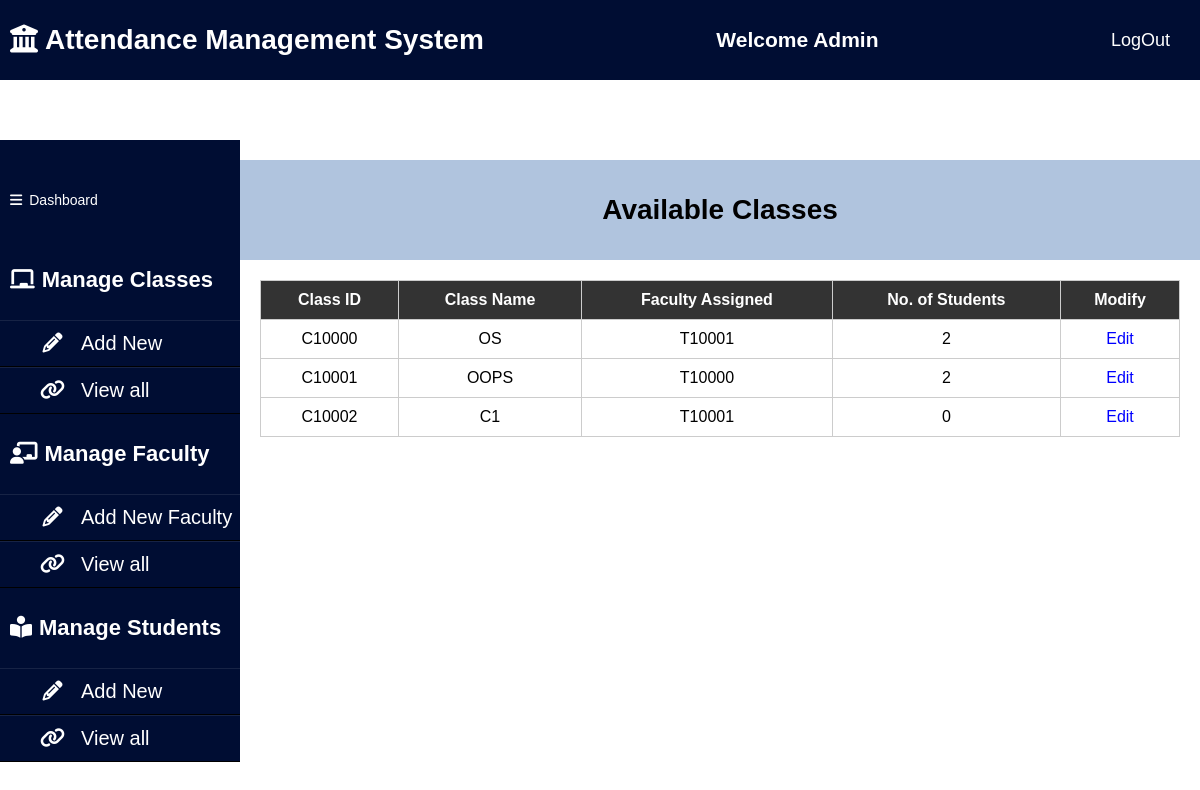
Before: /viewclass (signed in) with the older database file.
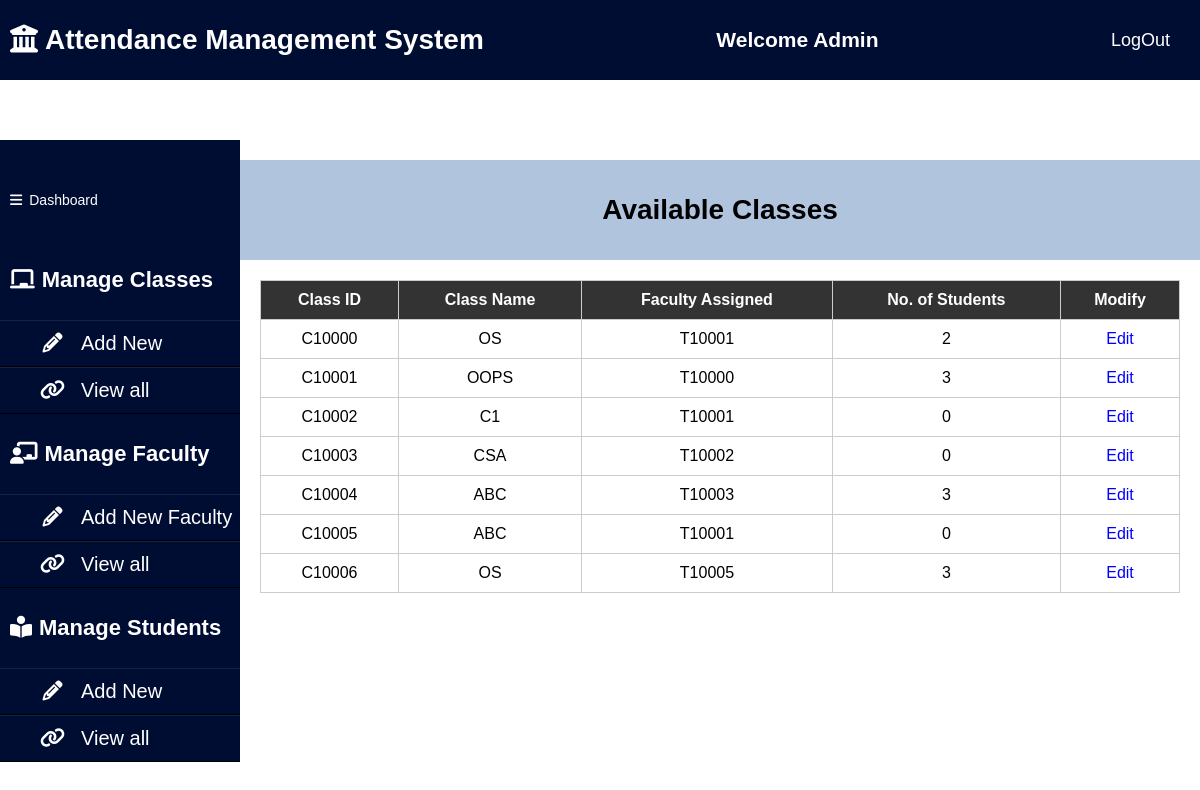
After: the same page with the newer database file.
### AMS_APP/models.py (models this page shows, shortened)
class Subject(models.Model):
    subject_id=models.CharField(max_length=15)
    subject_name=models.CharField(max_length=30)
    teacher_id=models.CharField(max_length=15)
    classes_held=models.IntegerField()
    number_of_students=models.IntegerField()
    class_info=models.TextField()

### AMS_APP/views.py (the view)
# urls.py: path('viewclass', views.viewclass, name='viewclass'),
def viewclass(request):
    if request.user.is_anonymous:
        return redirect("/")
    subject_list=(Subject.objects.all())
    return render(request, 'viewclass.html',
                  {'subject_list':subject_list})

### template/viewclass.html (shortened to what this page needs)
{% load static %}
<!DOCTYPE html>
<html lang="en">
<head>
    <link rel="stylesheet" href="https://cdnjs.cloudflare.com/ajax/libs/font-awesome/6.4.0/css/all.min.css">
    <link rel="stylesheet" type="text/css" href="{% static 'css/admindashboard.css'%}">
</head>
<body>
    <header>
        <h1><i class="fas fa-university"></i>Attendance Management System</h1>
        <h2>Welcome Admin</h2>
        <a href="/logoutuser" class="btn">LogOut</a>
    </header>
    <aside>
        <header>
            <div>
                <i class="fas fa-bars"></i>Dashboard
            </div>
        </header>
        <ul>
            <li><h4><i class="fas fa-chalkboard"></i>Manage Classes</h4></li>
            <ul>
                <li><a href="/courseadd"><i class="fa fa-pencil fa-fw"></i>Add New</a></li>
                <li><a href="/viewclass"><i class="fa fa-link"></i>View all</a></li>
            </ul>
        </ul>
        <ul>
            <li><h4><i class="fas fa-chalkboard-teacher"></i>Manage Faculty</h4></li>
            <ul>
                <li><a href="/teacher"><i class="fa fa-pencil fa-fw"></i>Add New Faculty</a></li>
                <li><a href="/viewfaculty"><i class="fa fa-link"></i>View all</a></li>
            </ul>
        </ul>
        <ul>
            <li><h4><i class="fas fa-book-reader" aria-hidden="true"></i>Manage Students</h4></li>
            <ul>
                <li><a href="/addnewstudent"><i class="fa fa-pencil fa-fw"></i>Add New</a></li>
                <li><a href="/viewstudent"><i class="fa fa-link"></i>View all</a></li>
            </ul>
        </ul>
    </aside>
    <div class="content-container">
</head>
    <header id="topic">
        <h1>Available Classes</h1>
    </header>
    <main>
        <table id="class-table">
            <thead>
                <tr>
                    <th>Class ID</th>
                    <th>Class Name</th>
                    <th>Faculty Assigned</th>
                    <th>No. of Students</th>
                    <th>Modify</th>
                </tr>
            </thead>
            <tbody>
                {% for q in subject_list %}
						  <tr>
							<td>{{q.subject_id}}</td>
							<td>{{q.subject_name}}</td>
							<td>{{q.teacher_id}}</td>
                            <td>{{q.number_of_students}}</td>
							<td><a href="/class_mgmt/?subject_id={{ q.subject_id }}">Edit</a></td>
						  </tr>
						  {% endfor %}
            </tbody>
        </table>
    </main>
    </div>
</body>
</html>

### static/css/admindashboard.css (style rules this page uses)
* { padding : 0; margin : 0; box-sizing :border-box; list-style: none; text-decoration: none; }
aside { margin-top:60px; width: 20%; height: 100%; background: #000d33; float:left; padding-top:20px; }
aside ul a { display:block; width: 100%; line-height:45px; font-size: 20px; color: white; padding-left:40px; box-sizing: border-box; border-top: 1px solid rgba(225, 225, 225,.1); border-bottom: 1px solid black; }
aside ul a i { margin-right: 16px; }
aside ul li h4 { color: white; line-height: 60px; padding: 10px; font-size: 22px; }
header { background: #000d33; display: flex; justify-content: space-between; color: white; line-height: 60px; font-size: 14px; padding:10px; }
header a { color:white; font-size: 18px; text-decoration: none; padding-right: 20px; }
.content-container { width: 80%; float:right; margin-top:60px; padding-top:20px; }
i { margin-right: 7px; }

### template/viewclass.html (style rules this page uses)
body { font-family: Arial, sans-serif; margin: 0; padding: 0; }
header#topic { background-color: lightsteelblue; color: black; padding: 20px; justify-content: center; }
main { padding: 20px; }
table#class-table { width: 100%; border-collapse: collapse; }
table#class-table th, table#class-table td { border: 1px solid #ccc; padding: 10px; text-align: center; }
table#class-table th { background-color: #333; color: white; }
table#class-table td:last-child { text-align: center; }
table#class-table a { text-decoration: none; color: blue; }

Changed rows visible on the page:
changed Subject "OOPS": number_of_students "2" → "3"
added Subject: subject_id "C10003", subject_name "CSA", teacher_id "T10002", number_of_students "0"
added Subject: subject_id "C10004", subject_name "ABC", teacher_id "T10003", number_of_students "3"
added Subject: subject_id "C10005", subject_name "ABC", teacher_id "T10001", number_of_students "0"
added Subject: subject_id "C10006", subject_name "OS", teacher_id "T10005", number_of_students "3"
